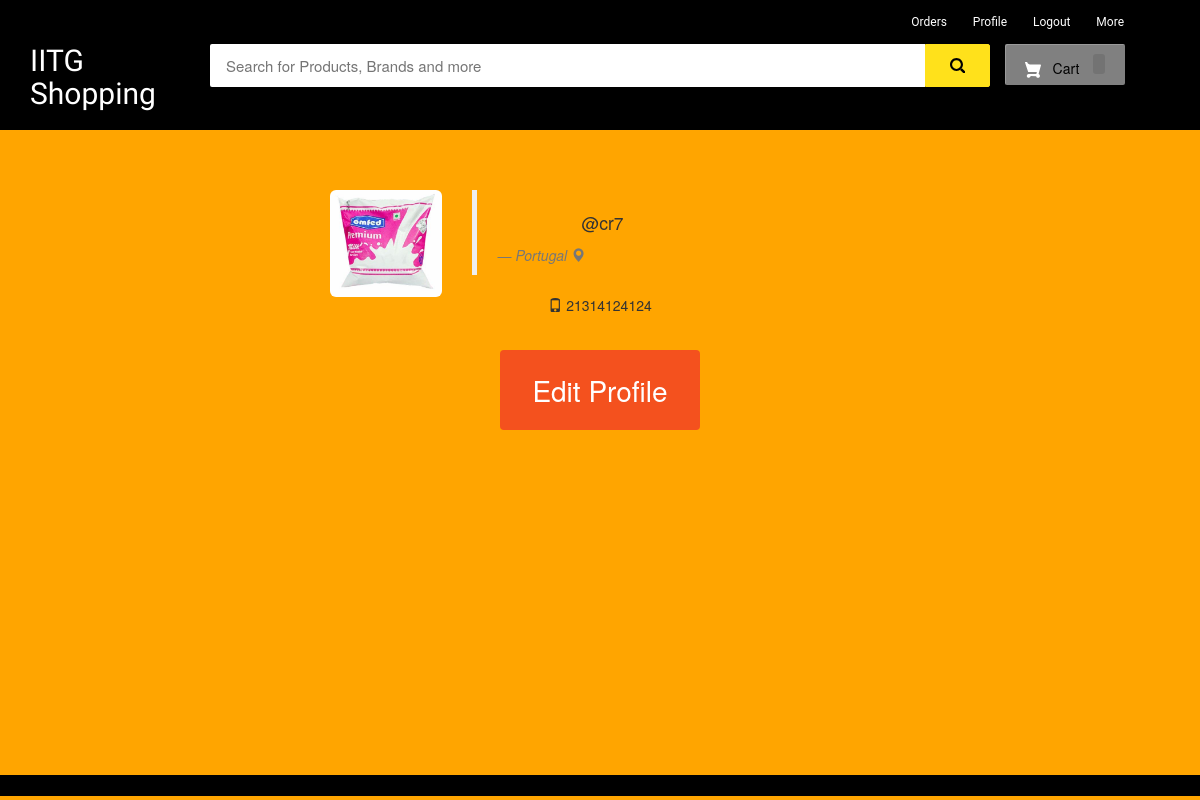
Page /my-profile (signed in) on the committed database.
### ecom/models.py (models this page shows, shortened)
class Customer(models.Model):
    user=models.OneToOneField(User,on_delete=models.CASCADE)
    profile_pic= models.ImageField(upload_to='profile_pic/CustomerProfilePic/',null=True,blank=True)
    address = models.CharField(max_length=40)
    mobile = models.CharField(max_length=20,null=False)

### ecom/views.py (the view)
# urls.py: path('my-profile', views.my_profile_view,name='my-profile'),
@login_required(login_url='customerlogin')
@user_passes_test(is_customer)
def my_profile_view(request):
    customer=models.Customer.objects.get(user_id=request.user.id)
    return render(request,'ecom/my_profile.html',{'customer':customer})

### ecom/views.py (called while the page is built)
def is_customer(user):
    return user.groups.filter(name='CUSTOMER').exists()

### templates/ecom/my_profile.html (shortened to what this page needs)
{% extends 'ecom/customer_base.html' %}
{% load static %}
{% block content %}
<br><br><br>
<div style="padding-left:300px;" class="container">
        {% if customer.profile_pic %}
        <div class="col-sm-2 col-md-2">
            <img src="{% static customer.profile_pic.url %}"   alt="profile pic" class="img-rounded img-responsive" />
        </div>
        {% else %}
        <div class="col-sm-2 col-md-2">
          <img src="{% static "images/default_pp.jpg" %}"   alt="profile pic" class="img-rounded img-responsive" />
      </div>
        {% endif %}
        <div class="col-sm-4 col-md-4">
            <blockquote>
                <p>@{{request.user}}</p> <small><cite title="Source Title">{{customer.address}}  <i class="glyphicon glyphicon-map-marker"></i></cite></small>
            </blockquote>
            <p> <i class="glyphicon glyphicon-phone"></i> {{customer.mobile}}
            </p>
        </div>
</div>
<br>
<div style="text-align: center;">
  <a href="/edit-profile"><button class="button" ><span>Edit Profile </span></button></a>
</div>
<br><br><br><br><br><br><br>
<br><br><br><br><br><br><br>
{% endblock content %}

### templates/ecom/customer_base.html (style rules this page uses)
body { background-color: #FFA500; }
p { text-align: center; }

### templates/ecom/my_profile.html (style rules this page uses)
body { background-color:orange; }
.button { display: inline-block; border-radius: 4px; background-color: #f4511e; border: none; color: #FFFFFF; text-align: center; font-size: 28px; padding: 20px; width: 200px; transition: all 0.5s; cursor: pointer; margin: 5px; }
.button span { cursor: pointer; display: inline-block; position: relative; transition: 0.5s; }
.button span:after { content: '\00bb'; position: absolute; opacity: 0; top: 0; right: -20px; transition: 0.5s; }

### rows in the picture
Customer: profile_pic (picture), address "Portugal", mobile "21314124124"

### other values in the picture
{{ request.user }} "cr7"
